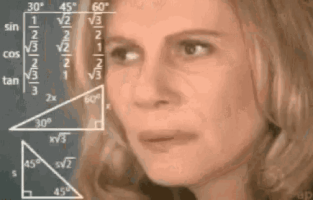
#> input picture demo/images/000.png, 313 x 200 px; its folder holds 4 pictures in this run; the run also reads 1 picture not shown here
$ jupyter execute --allow-errors colab_demo.ipynb   (shell and % lines are left out)
#> lines starting #> are read from the running program, lines starting #| are printed output that depends on the picture
# 1. Setup

## 1.1. Install [viajen](b)
**v**iew **i**mages as **a**nimation in **j**upyter and **e**quivalent **n**otebooks

## 1.2. Imports

[cell 1]
# Standard lib imports
from pathlib import Path

# Thirdy part imports
import cv2
import numpy as np
from PIL import Image

# Project imports
from viajen import animate
from viajen.utils import move_dimensions

## 1.3. Download demonstration data (by cloning repo)

## 1.4. Loading data (a folder with png files of indiviudal frames) and transforming it other types of data accepted by the library

[cell 2]
my_folder_str = '/content/viajen/demo/images'
my_folder_path_object = Path(my_folder_str)

my_list_of_file_path = sorted(my_folder_path_object.glob('*.png'))
my_list_of_pillow_images = [Image.open(file) for file in my_list_of_file_path]
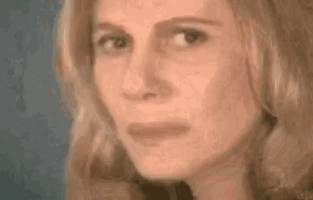
#> input picture demo/images/002.png, 313 x 200 px
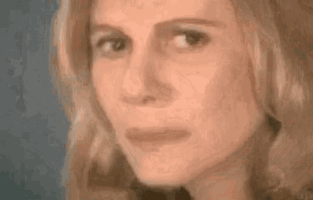
#> input picture demo/images/003.png, 313 x 200 px
#> my_list_of_pillow_images = 4 items

my_list_of_file_str = [file.as_posix() for file in my_list_of_file_path]
my_list_of_opencv_arrays = [cv2.imread(file) for file in my_list_of_file_str]
#> my_list_of_opencv_arrays = 4 items

my_4D_thwc_array = np.array(my_list_of_opencv_arrays)
#> (the rest of this cell did not finish here and is left out)

# 2. Testing functions

## 2.1. animate.folder()

#### From a pathlib object, using defaults...

[cell 3]
print(my_folder_path_object.__repr__())

animate.folder(my_folder_path_object)
#> (this line was passed over: viajen is not available in this run)

#### ... and with smaller size (max_height) and shorter length (max_frames)

[cell 4]
print(my_folder_path_object.__repr__())

animate.folder(my_folder_path_object, max_frames=8, max_height=100)
#> (this line was passed over: viajen is not available in this run)

#### From a string

[cell 5]
# From a string
print(f'{type(my_folder_str)} {my_folder_str}')

animate.folder(my_folder_str, max_height=100)
#> (this line was passed over: viajen is not available in this run)

## 2.2. animate.file_list()

#### From a list of pathlib objects

[cell 6]
print(f'{type(my_list_of_file_path)} with {len(my_list_of_file_path)} elements')
print(f'First element: {my_list_of_file_path[0].__repr__()}')

animate.file_list(my_list_of_file_path, max_height=100)
#> (this line was passed over: viajen is not available in this run)

#### From a a list of strings

[cell 7]
print(f'{type(my_list_of_file_str)} with {len(my_list_of_file_str)} elements')
print(f'First element: {type(my_list_of_file_str[0])} {my_list_of_file_str[0]}')

animate.file_list(my_list_of_file_str, max_height=100)
#> (this line was passed over: viajen is not available in this run)

## 2.3. animate.pillow_list()

#### From a a list of pillow images

[cell 8]
print(f'{type(my_list_of_pillow_images)} with {len(my_list_of_pillow_images)} elements')
#| <class 'list'> with 4 elements
print(f'First element: {str(my_list_of_pillow_images[0])}')
#| First element: <PIL.PngImagePlugin.PngImageFile image mode=RGB size=313x200 at 0x7F28BE467AD0>

animate.pillow_list(my_list_of_pillow_images, max_height=100)
#> (this line was passed over: viajen is not available in this run)

## 2.4. animate.array_list()

#### From a list of BGR (Blue, Green, Red) arrays created by opencv, without setting the BGR flag...

[cell 9]
print(f'{type(my_list_of_opencv_arrays)} with {len(my_list_of_opencv_arrays)} elements')
#| <class 'list'> with 4 elements
print(f'First element: {type(my_list_of_opencv_arrays[0])} Shape {my_list_of_opencv_arrays[0].shape}')
#| First element: <class 'numpy.ndarray'> Shape (200, 313, 3)

animate.array_list(my_list_of_opencv_arrays, max_height=100)
#> (this line was passed over: viajen is not available in this run)
